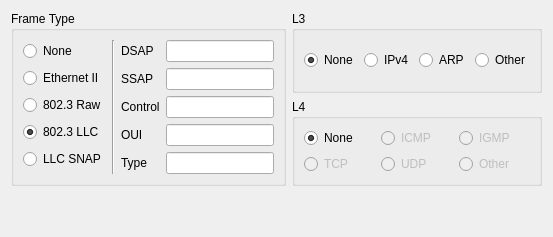
         <widget class="QWidget" name="tab_7" >
          <attribute name="title" >
           <string>Protocols</string>
          </attribute>
          <layout class="QGridLayout" >
           <item rowspan="2" row="0" column="0" >
            <widget class="QGroupBox" name="groupBox_4" >
             <property name="title" >
              <string>Frame Type</string>
             </property>
             <layout class="QHBoxLayout" >
              <item>
               <layout class="QHBoxLayout" >
                <item>
                 <layout class="QVBoxLayout" >
                  <item>
                   <widget class="QRadioButton" name="rbFtNone" >
                    <property name="text" >
                     <string>None</string>
                    </property>
                    <property name="checked" >
                     <bool>false</bool>
                    </property>
                   </widget>
                  </item>
                  <item>
                   <widget class="QRadioButton" name="rbFtEthernet2" >
                    <property name="text" >
                     <string>Ethernet II</string>
                    </property>
                    <property name="checked" >
                     <bool>false</bool>
                    </property>
                   </widget>
                  </item>
                  <item>
                   <widget class="QRadioButton" name="rbFt802Dot3Raw" >
                    <property name="text" >
                     <string>802.3 Raw</string>
                    </property>
                   </widget>
                  </item>
                  <item>
                   <widget class="QRadioButton" name="rbFt802Dot3Llc" >
                    <property name="text" >
                     <string>802.3 LLC</string>
                    </property>
                    <property name="checked" >
                     <bool>true</bool>
                    </property>
                   </widget>
                  </item>
                  <item>
                   <widget class="QRadioButton" name="rbFtLlcSnap" >
                    <property name="text" >
                     <string>LLC SNAP</string>
                    </property>
                   </widget>
                  </item>
                 </layout>
                </item>
                <item>
                 <widget class="Line" name="line" >
                  <property name="orientation" >
                   <enum>Qt::Vertical</enum>
                  </property>
                 </widget>
                </item>
                <item>
                 <layout class="QGridLayout" >
                  <item row="0" column="0" >
                   <widget class="QLabel" name="lblDsap" >
                    <property name="text" >
                     <string>DSAP</string>
                    </property>
                   </widget>
                  </item>
                  <item row="0" column="1" >
                   <widget class="QLineEdit" name="leDsap" >
                    <property name="enabled" >
                     <bool>true</bool>
                    </property>
                    <property name="inputMask" >
                     <string>HH; </string>
                    </property>
                   </widget>
                  </item>
                  <item row="1" column="0" >
                   <widget class="QLabel" name="lblSsap" >
                    <property name="text" >
                     <string>SSAP</string>
                    </property>
                   </widget>
                  </item>
                  <item row="1" column="1" >
                   <widget class="QLineEdit" name="leSsap" >
                    <property name="enabled" >
                     <bool>true</bool>
                    </property>
                    <property name="inputMask" >
                     <string>HH; </string>
                    </property>
                   </widget>
                  </item>
                  <item row="2" column="0" >
                   <widget class="QLabel" name="lblControl" >
                    <property name="text" >
                     <string>Control</string>
                    </property>
                   </widget>
                  </item>
                  <item row="2" column="1" >
                   <widget class="QLineEdit" name="leControl" >
                    <property name="enabled" >
                     <bool>true</bool>
                    </property>
                    <property name="inputMask" >
                     <string>HH; </string>
                    </property>
                   </widget>
                  </item>
                  <item row="3" column="0" >
                   <widget class="QLabel" name="lblOui" >
                    <property name="text" >
                     <string>OUI</string>
                    </property>
                   </widget>
                  </item>
                  <item row="3" column="1" >
                   <widget class="QLineEdit" name="leOui" >
                    <property name="enabled" >
                     <bool>true</bool>
                    </property>
                    <property name="inputMask" >
                     <string>HH HH HH; </string>
                    </property>
                   </widget>
                  </item>
                  <item row="4" column="0" >
                   <widget class="QLabel" name="lblTpe" >
                    <property name="text" >
                     <string>Type</string>
                    </property>
                   </widget>
                  </item>
                  <item row="4" column="1" >
                   <widget class="QLineEdit" name="leType" >
                    <property name="enabled" >
                     <bool>true</bool>
                    </property>
                    <property name="inputMask" >
                     <string>HH HH; </string>
                    </property>
                   </widget>
                  </item>
                 </layout>
                </item>
               </layout>
              </item>
             </layout>
            </widget>
           </item>
           <item row="0" column="1" >
            <widget class="QGroupBox" name="groupBox_8" >
             <property name="title" >
              <string>L3</string>
             </property>
             <layout class="QHBoxLayout" >
              <item>
               <widget class="QRadioButton" name="rbL3None" >
                <property name="text" >
                 <string>None</string>
                </property>
                <property name="checked" >
                 <bool>true</bool>
                </property>
               </widget>
              </item>
              <item>
               <widget class="QRadioButton" name="rbL3Ipv4" >
                <property name="text" >
                 <string>IPv4</string>
                </property>
                <property name="checked" >
                 <bool>false</bool>
                </property>
               </widget>
              </item>
              <item>
               <widget class="QRadioButton" name="rbL3Arp" >
                <property name="text" >
                 <string>ARP</string>
                </property>
               </widget>
              </item>
              <item>
               <widget class="QRadioButton" name="rbL3Other" >
                <property name="text" >
                 <string>Other</string>
                </property>
               </widget>
              </item>
             </layout>
            </widget>
           </item>
           <item row="1" column="1" >
            <widget class="QGroupBox" name="groupBox_9" >
             <property name="title" >
              <string>L4</string>
             </property>
             <layout class="QGridLayout" >
              <item row="0" column="0" >
               <widget class="QRadioButton" name="rbL4None" >
                <property name="text" >
                 <string>None</string>
                </property>
                <property name="checked" >
                 <bool>true</bool>
                </property>
               </widget>
              </item>
              <item row="0" column="1" >
               <widget class="QRadioButton" name="rbL4Icmp" >
                <property name="enabled" >
                 <bool>false</bool>
                </property>
                <property name="text" >
                 <string>ICMP</string>
                </property>
               </widget>
              </item>
              <item row="0" column="2" >
               <widget class="QRadioButton" name="rbL4Igmp" >
                <property name="enabled" >
                 <bool>false</bool>
                </property>
                <property name="text" >
                 <string>IGMP</string>
                </property>
               </widget>
              </item>
              <item row="1" column="0" >
               <widget class="QRadioButton" name="rbL4Tcp" >
                <property name="enabled" >
                 <bool>false</bool>
                </property>
                <property name="text" >
                 <string>TCP</string>
                </property>
               </widget>
              </item>
              <item row="1" column="1" >
               <widget class="QRadioButton" name="rbL4Udp" >
                <property name="enabled" >
                 <bool>false</bool>
                </property>
                <property name="text" >
                 <string>UDP</string>
                </property>
               </widget>
              </item>
              <item row="1" column="2" >
               <widget class="QRadioButton" name="rbL4Other" >
                <property name="enabled" >
                 <bool>false</bool>
                </property>
                <property name="text" >
                 <string>Other</string>
                </property>
               </widget>
              </item>
             </layout>
            </widget>
           </item>
           <item row="2" column="0" >
            <spacer>
             <property name="orientation" >
              <enum>Qt::Vertical</enum>
             </property>
             <property name="sizeHint" >
              <size>
               <width>20</width>
               <height>40</height>
              </size>
             </property>
            </spacer>
           </item>
          </layout>
         </widget>
